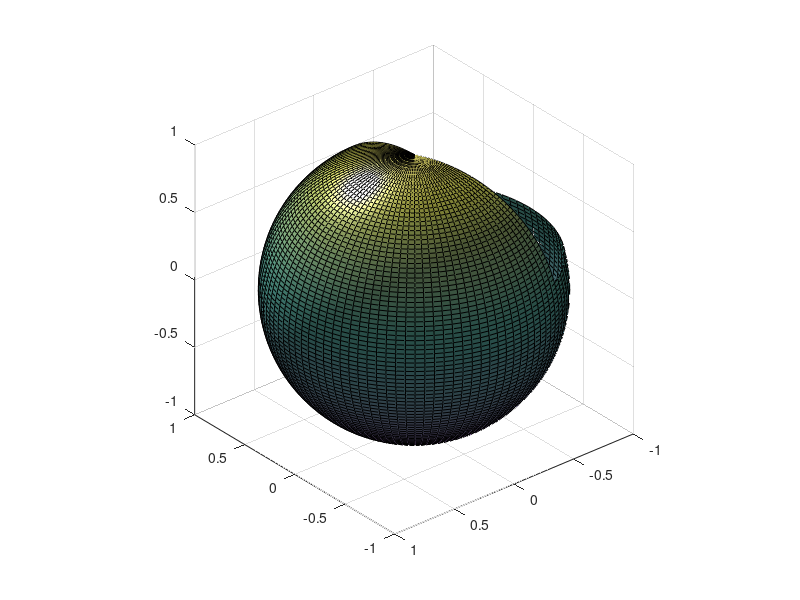

This chart was generated by the following MATLAB code: (Note: this script raises an error after producing the figure.)
% surface shading and lighting
clear
clc
close

[x,y,z]=sphere(100);
x(60:101,60:101)=NaN;
y(60:101,60:101)=NaN;
z(60:101,60:101)=NaN;

surf(x,y,z)
view(-130,30)
axis vis3d

% material metal
brighten(0.6)
h=light;
% h.Color=[0.5 0.6 1];
%  h.Color=[1 1 1];
h.Position=[-4 -4 10];
h.Style='infinite';%local low beam

 % creates a light source at the starting point
